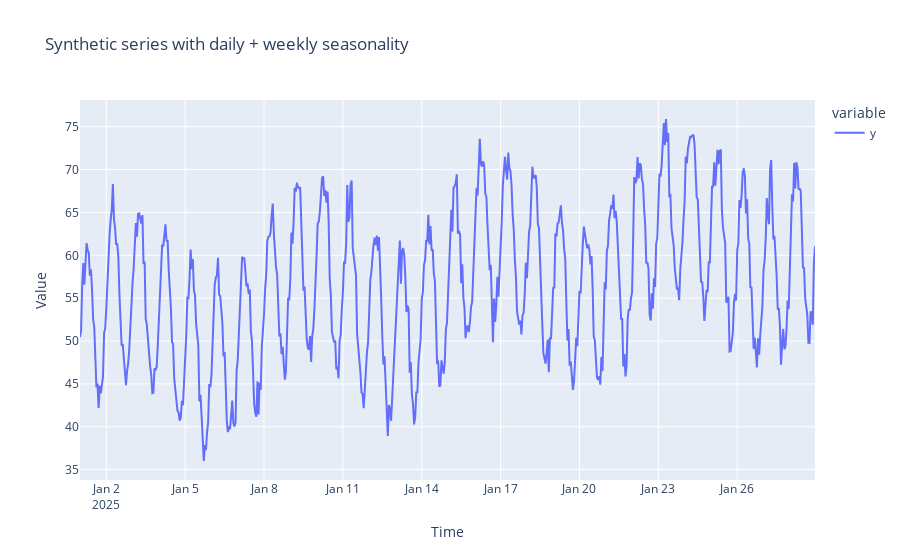

Notebook code for this chart:
### Code cell
import numpy as np
import pandas as pd
import plotly.express as px

rng = np.random.default_rng(42)
n = 24 * 28
t = np.arange(n)
season_daily = 10 * np.sin(2 * np.pi * t / 24)
season_weekly = 5 * np.sin(2 * np.pi * t / (24 * 7))
trend = 0.02 * t
noise = rng.normal(0, 1.5, size=n)
y = 50 + trend + season_daily + season_weekly + noise

index = pd.date_range("2025-01-01", periods=n, freq="H")
series = pd.Series(y, index=index, name="y")

fig = px.line(series, title="Synthetic series with daily + weekly seasonality")
fig.update_layout(xaxis_title="Time", yaxis_title="Value")
fig.show()

### Figure 1 — Plotly figure (JSON) as saved in the notebook; plotly's stock layout.template omitted (floating-point values rounded to 4 significant figures; data arrays with more than 128 entries replaced by an {"elided": "..."} marker saying what was removed)
{"data": [{"hovertemplate": "variable=y<br>index=%{x}<br>value=%{y}<extra></extra>", "legendgroup": "y", "line": {"color": "#636efa", "dash": "solid"}, "marker": {"symbol": "circle"}, "mode": "lines", "name": "y", "orientation": "v", "showlegend": true, "type": "scatter", "x": {"elided": "672 str values"}, "xaxis": "x", "y": {"elided": "672 float values"}, "yaxis": "y"}], "layout": {"legend": {"title": {"text": "variable"}, "tracegroupgap": 0}, "title": {"text": "Synthetic series with daily + weekly seasonality"}, "xaxis": {"anchor": "y", "domain": [0.0, 1.0], "title": {"text": "Time"}}, "yaxis": {"anchor": "x", "domain": [0.0, 1.0], "title": {"text": "Value"}}}}
